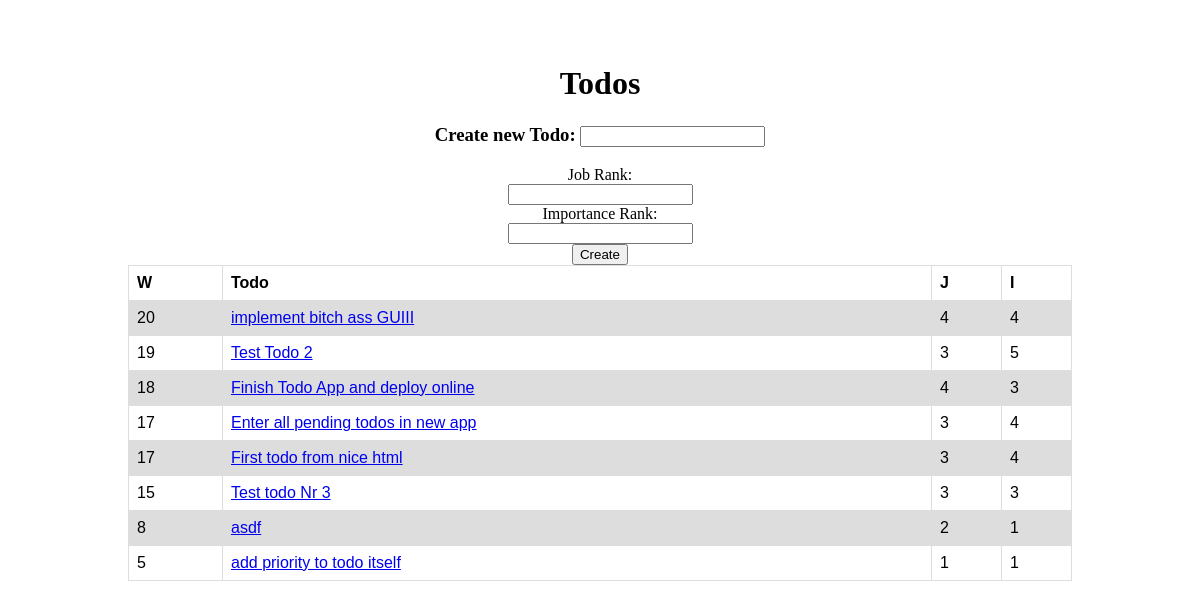
The page /todos/ on the database its author committed.
### todos/models.py (models this page shows, shortened)
class Todo(models.Model):
    todo_text = models.CharField(max_length=500)
    job_rank = models.IntegerField(default=0)
    imp_rank = models.IntegerField(default=0)
    prio = models.IntegerField(default=0)
    creation_date = models.DateTimeField('date created')

### todos/views.py (the view)
# urls.py: path('', views.main, name='main'),
def main(request):
    if request.POST:
        print("Got Post request on Main")
        todo = Todo()
        todo.job_rank = request.POST['job_rank']
        todo.imp_rank = request.POST['imp_rank']
        todo.prio = int(3 * int(request.POST['job_rank']) +
                        2 * int(request.POST['imp_rank']))
        todo.todo_text = request.POST['todo_text']
        todo.creation_date = datetime.datetime.now()
        todo.save()
        return redirect('/todos/')
    else:
        latest_todo_list = Todo.objects.order_by('-prio', 'creation_date')
        context = {
            'latest_todo_list': latest_todo_list,
        }
        return render(request, 'todos/main.html', context)

### todos/templates/todos/main.html (shortened to what this page needs)
<!DOCTYPE html>
<html lang="en">
<head>
</head>
<body>
    <h1>Todos</h1>
    <form action="{% url 'todos:main' %}" method="post">
        <div>
            <h3>Create new Todo:
                <input type="text" name="todo_text" id="todo_text"><br>
            </h3>
        </div>
        <label for="job-rank">Job Rank:</label><br>
        <input type="number" name="job_rank" id="job-rank"><br>
        <label for="imp-rank">Importance Rank:</label><br>
        <input type="number" name="imp_rank" id="imp-rank"><br>
        <input type="submit" value="Create">
    </form>
    {% if latest_todo_list %}
    <table>
        <tr>
            <th>W</th>
            <th>Todo</th>
            <th>J</th>
            <th>I</th>
        </tr>
        {% for todo in latest_todo_list %}
        <tr>
            <td>{{ todo.prio }}</td>
            <td><a href="{% url 'todos:detail' todo.id %}">{{ todo.todo_text }}</a></td>
            <td>{{ todo.job_rank }}</td>
            <td>{{ todo.imp_rank }}</td>
        </tr>
        {% endfor %}
    </table>
    {% else %}
    <p>No polls are available.</p>
    {% endif %}
</body>
</html>

### todos/templates/todos/main.html (style rules this page uses)
body { padding-top: 3%; padding-left: 10%; padding-right: 10%; text-align: center; }
table { font-family: arial, sans-serif; border-collapse: collapse; width: 100%; }
td, th { border: 1px solid #dddddd; text-align: left; padding: 8px; }
tr:nth-child(even) { background-color: #dddddd; }

### rows shown on the page
Todo: prio "20", todo_text "implement bitch ass GUIII", job_rank "4", imp_rank "4"
Todo: prio "19", todo_text "Test Todo 2", job_rank "3", imp_rank "5"
Todo: prio "18", todo_text "Finish Todo App and deploy online", job_rank "4", imp_rank "3"
Todo: prio "17", todo_text "Enter all pending todos in new app", job_rank "3", imp_rank "4"
Todo: prio "17", todo_text "First todo from nice html", job_rank "3", imp_rank "4"
Todo: prio "15", todo_text "Test todo Nr 3", job_rank "3", imp_rank "3"
Todo: prio "8", todo_text "asdf", job_rank "2", imp_rank "1"
Todo: prio "5", todo_text "add priority to todo itself", job_rank "1", imp_rank "1"
